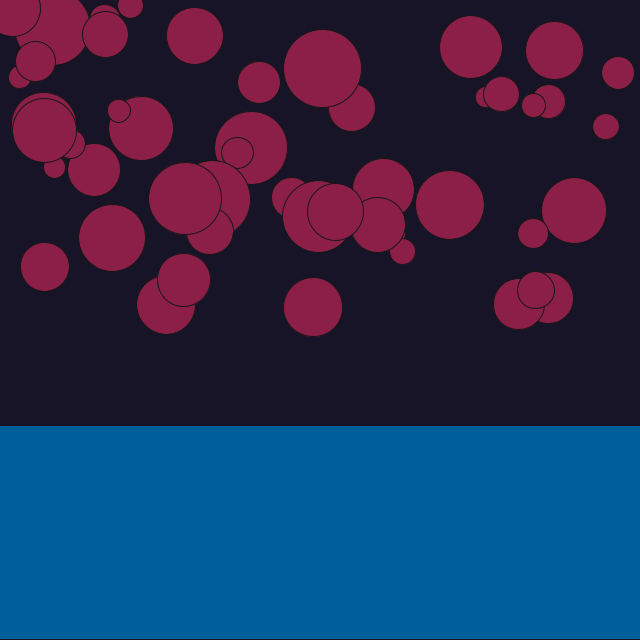
Frame 1 (no input)
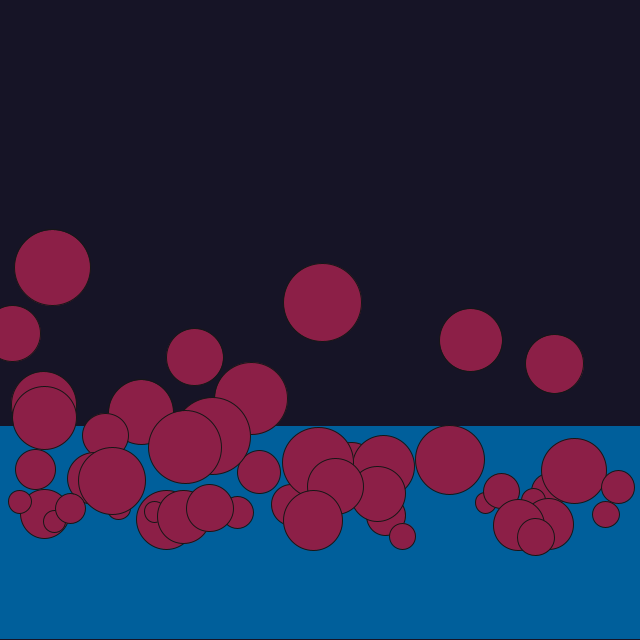
Frame 60 (the mouse pressed at the canvas centre just before this capture)
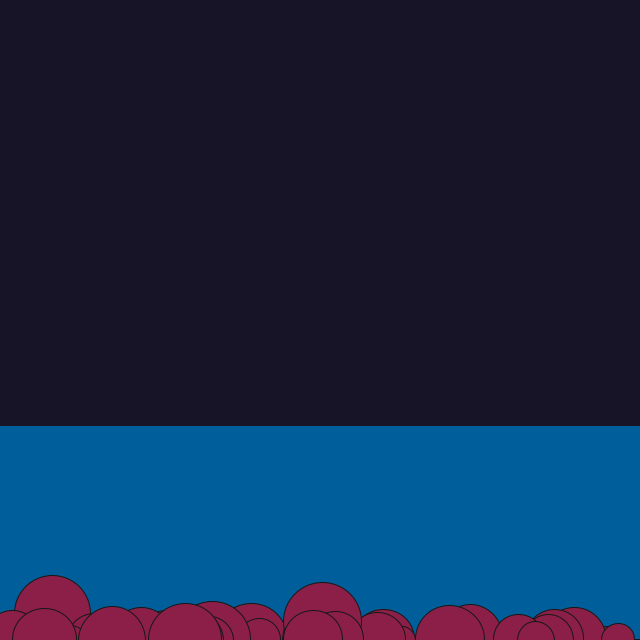
Frame 120 (the mouse held since frame 60 and released just before this capture)

The Processing sketch that drew these frames (run headless with seeded random() and noise(); from frame 60 on, the mouse is pressed at the canvas centre):

// Processing sketch: ex_2_5_fluid_resistance
// ── ex_2_5_fluid_resistance.pde
int width = 640;
int height = 640;
Mover[] movers = new Mover[50];
Liquid liquid;

void setup() 
{
  size(640, 640);
  for (int i = 0; i < movers.length; i++) {
    movers[i] = new Mover(140, 31, 71, random(2, 8));
  }
  liquid = new Liquid(0, height / 3 + height / 3, width, height / 3, 0.1);
}

void draw() {
  background(22, 20, 38);

  liquid.display();
  PVector gravity = new PVector(0, 1);
  for (int i = 0; i < movers.length; i++) {
    if (movers[i].isInside(liquid)) {
      movers[i].drag(liquid);
    };
    movers[i].applyForce(gravity);

    movers[i].update();
    movers[i].display();
  }
}

class Mover {
  PVector location, velocity, acceleration, wind, helium, gravity, window;
  int r, g, b;
  float offset, mass;

  Mover(int r, int g, int b, float mass) {
    location = new PVector(random(0, width), random(0, height / 2));
    velocity = new PVector(0, 0);
    acceleration = new PVector(0, 0);
    this.r = r;
    this.g = g;
    this.b = b;
    this.mass = mass;
  }

  void display() {
    stroke(22);
    fill(r, g, b);
    ellipse(
      location.x, location.y,
      10*mass, 10*mass
    );
    smooth();
  }

  void update() {
    velocity.add(acceleration);
    location.add(velocity);
    acceleration.mult(0);
    limit(50);
    checkEdges();
  }
  
  void applyForce(PVector force) {
    PVector f = PVector.div(force, mass);
    acceleration.add(f);
  }
  
  void limit(float max) {
    if (velocity.x > max) {
      velocity.x = max; 
    }
    if (velocity.y > max) {
      velocity.y = max; 
    }
  }
  
  void checkEdges() {
    if (location.y > width) {
      location.y = width;
    }
    if (location.y < 0) {
      location.y = 0;
    }

    if (location.x > width) {
      location.x = width;
    }
    if (location.x < 0) {
      location.x = 0;
    }
  }
  
  boolean isInside(Liquid l) {
    if (location.x > l.x && location.x < l.x + l.w && location.y > l.y && location.y < l.y + l.h) {
      return true;
    }
    return false;
  }
  
  void drag(Liquid l) {
    float speed = velocity.mag();
    float dragMagnitude = speed * speed * l.c;
    
    PVector drag = velocity.copy();
    drag.mult(-1);
    drag.normalize();
    drag.mult(dragMagnitude);
    
    applyForce(drag);
  }
}

class Liquid {
  float x, y, w, h, c;
  
  Liquid(float x, float y, float w, float h, float c) {
    this.x = x;
    this.y = y;
    this.w = w;
    this.h = h;
    this.c = c;
  }
  
  void display() {
    noStroke();
    fill(0, 95, 155);
    rect(x, y, w, h);
  }
}
